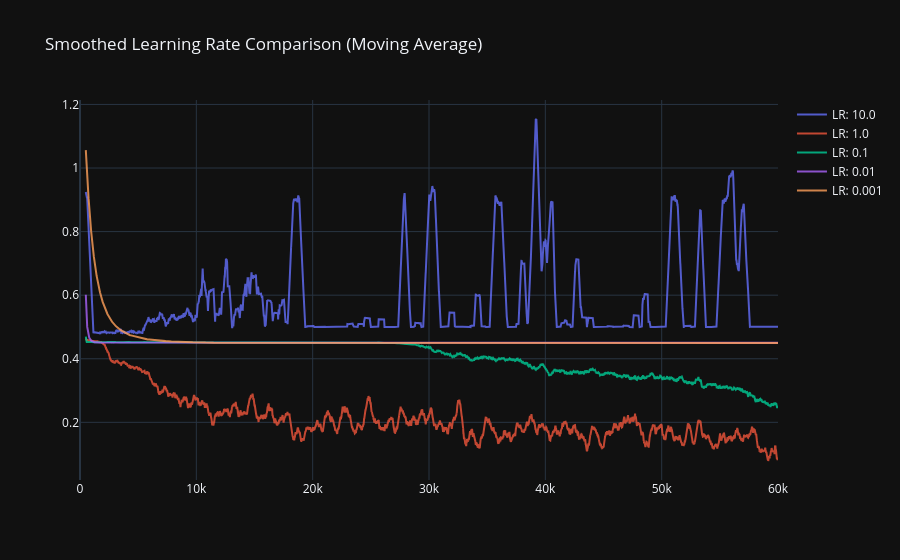

Notebook cell for this chart:
### Code cell
import pandas as pd

fig = go.Figure()
for lr, loss_history in results_learning_rates.items():
    # Convert to a Series and calculate a rolling average of 500 points
    smooth_loss = pd.Series(loss_history).rolling(window=500).mean()

    fig.add_trace(go.Scatter(y=smooth_loss, name=f"LR: {lr}", opacity=0.8))

fig.update_layout(title="Smoothed Learning Rate Comparison (Moving Average)")
fig.show()

### Figure 1 — Plotly figure (JSON) as saved in the notebook; plotly's stock layout.template omitted (floating-point values rounded to 4 significant figures; data arrays with more than 128 entries replaced by an {"elided": "..."} marker saying what was removed)
{"data": [{"name": "LR: 10.0", "opacity": 0.8, "type": "scatter", "y": {"elided": "60000 float values"}}, {"name": "LR: 1.0", "opacity": 0.8, "type": "scatter", "y": {"elided": "60000 float values"}}, {"name": "LR: 0.1", "opacity": 0.8, "type": "scatter", "y": {"elided": "60000 float values"}}, {"name": "LR: 0.01", "opacity": 0.8, "type": "scatter", "y": {"elided": "60000 float values"}}, {"name": "LR: 0.001", "opacity": 0.8, "type": "scatter", "y": {"elided": "60000 float values"}}], "layout": {"title": {"text": "Smoothed Learning Rate Comparison (Moving Average)"}}}
